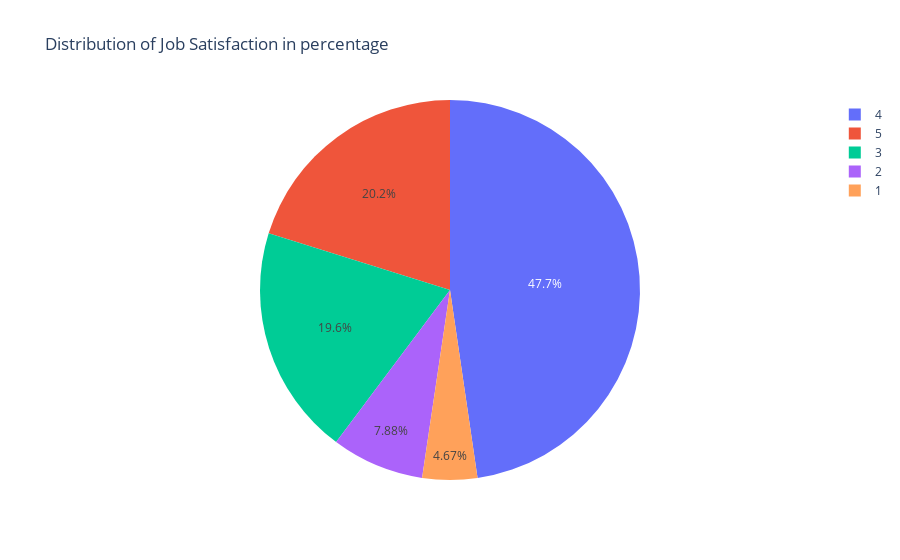

Notebook source saved alongside this figure:
### Code cell
fig_job_percent = px.pie(
    names=jobsatscaled_percentage.index,  # Categories (satisfaction levels)
    values=jobsatscaled_percentage.values,  # Percentages of each category
    title='Distribution of Job Satisfaction in percentage',
    labels={'value': 'Job Satisfaction Level', 'count': 'Percentage (%)'},
    
)

# Show the pie chart
fig_job_percent.show()

### Figure 1 — Plotly figure (JSON) as saved in the notebook; plotly's stock layout.template omitted (floating-point values rounded to 4 significant figures)
{"data": [{"domain": {"x": [0, 1], "y": [0, 1]}, "hovertemplate": "label=%{label}<br>value=%{value}<extra></extra>", "labels": [4, 5, 3, 2, 1], "legendgroup": "", "name": "", "showlegend": true, "type": "pie", "values": [47.68, 20.18, 19.59, 7.88, 4.666]}], "layout": {"legend": {"tracegroupgap": 0}, "title": {"text": "Distribution of Job Satisfaction in percentage"}}}
